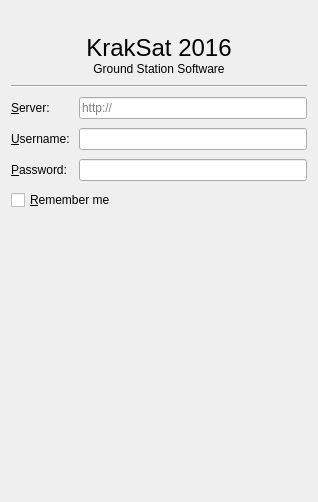
<?xml version="1.0" encoding="UTF-8"?>
<ui version="4.0">
 <class>LoginDialog</class>
 <widget class="QDialog" name="LoginDialog">
  <property name="geometry">
   <rect>
    <x>0</x>
    <y>0</y>
    <width>318</width>
    <height>502</height>
   </rect>
  </property>
  <property name="windowTitle">
   <string>Login to KrakSat Server</string>
  </property>
  <property name="windowOpacity">
   <double>1.000000000000000</double>
  </property>
  <layout class="QVBoxLayout" name="verticalLayout">
   <property name="spacing">
    <number>9</number>
   </property>
   <item>
    <widget class="QLabel" name="label">
     <property name="sizePolicy">
      <sizepolicy hsizetype="Preferred" vsizetype="Preferred">
       <horstretch>0</horstretch>
       <verstretch>0</verstretch>
      </sizepolicy>
     </property>
     <property name="minimumSize">
      <size>
       <width>150</width>
       <height>0</height>
      </size>
     </property>
     <property name="text">
      <string/>
     </property>
     <property name="pixmap">
      <pixmap resource="res/res.qrc">:/res/logo_150.png</pixmap>
     </property>
     <property name="scaledContents">
      <bool>false</bool>
     </property>
     <property name="alignment">
      <set>Qt::AlignCenter</set>
     </property>
    </widget>
   </item>
   <item>
    <widget class="QLabel" name="label_2">
     <property name="text">
      <string>&lt;html&gt;&lt;head/&gt;&lt;body&gt;&lt;p&gt;&lt;span style=&quot; font-size:18pt;&quot;&gt;KrakSat 2016&lt;br/&gt;&lt;/span&gt;Ground Station Software&lt;/p&gt;&lt;/body&gt;&lt;/html&gt;</string>
     </property>
     <property name="alignment">
      <set>Qt::AlignCenter</set>
     </property>
    </widget>
   </item>
   <item>
    <widget class="Line" name="line">
     <property name="orientation">
      <enum>Qt::Horizontal</enum>
     </property>
    </widget>
   </item>
   <item>
    <layout class="QFormLayout" name="formLayout">
     <item row="0" column="0">
      <widget class="QLabel" name="serverLabel">
       <property name="text">
        <string>&amp;Server:</string>
       </property>
       <property name="buddy">
        <cstring>serverEdit</cstring>
       </property>
      </widget>
     </item>
     <item row="0" column="1">
      <widget class="QLineEdit" name="serverEdit">
       <property name="placeholderText">
        <string>http://</string>
       </property>
      </widget>
     </item>
     <item row="1" column="0">
      <widget class="QLabel" name="usernameLabel">
       <property name="text">
        <string>&amp;Username:</string>
       </property>
       <property name="buddy">
        <cstring>usernameEdit</cstring>
       </property>
      </widget>
     </item>
     <item row="1" column="1">
      <widget class="QLineEdit" name="usernameEdit"/>
     </item>
     <item row="2" column="0">
      <widget class="QLabel" name="passwordLabel">
       <property name="text">
        <string>&amp;Password:</string>
       </property>
       <property name="buddy">
        <cstring>passwordEdit</cstring>
       </property>
      </widget>
     </item>
     <item row="2" column="1">
      <widget class="QLineEdit" name="passwordEdit">
       <property name="echoMode">
        <enum>QLineEdit::Password</enum>
       </property>
      </widget>
     </item>
    </layout>
   </item>
   <item>
    <widget class="QCheckBox" name="rememberCheckBox">
     <property name="text">
      <string>&amp;Remember me</string>
     </property>
    </widget>
   </item>
   <item>
    <spacer name="verticalSpacer">
     <property name="orientation">
      <enum>Qt::Vertical</enum>
     </property>
     <property name="sizeHint" stdset="0">
      <size>
       <width>20</width>
       <height>40</height>
      </size>
     </property>
    </spacer>
   </item>
   <item>
    <widget class="QDialogButtonBox" name="buttonBox">
     <property name="orientation">
      <enum>Qt::Horizontal</enum>
     </property>
    </widget>
   </item>
  </layout>
 </widget>
 <resources>
  <include location="res/res.qrc"/>
 </resources>
 <connections>
  <connection>
   <sender>buttonBox</sender>
   <signal>accepted()</signal>
   <receiver>LoginDialog</receiver>
   <slot>accept()</slot>
   <hints>
    <hint type="sourcelabel">
     <x>247</x>
     <y>553</y>
    </hint>
    <hint type="destinationlabel">
     <x>157</x>
     <y>274</y>
    </hint>
   </hints>
  </connection>
  <connection>
   <sender>buttonBox</sender>
   <signal>rejected()</signal>
   <receiver>LoginDialog</receiver>
   <slot>reject()</slot>
   <hints>
    <hint type="sourcelabel">
     <x>308</x>
     <y>553</y>
    </hint>
    <hint type="destinationlabel">
     <x>286</x>
     <y>274</y>
    </hint>
   </hints>
  </connection>
  <connection>
   <sender>serverEdit</sender>
   <signal>editingFinished()</signal>
   <receiver>LoginDialog</receiver>
   <slot>check_server_contents()</slot>
   <hints>
    <hint type="sourcelabel">
     <x>195</x>
     <y>349</y>
    </hint>
    <hint type="destinationlabel">
     <x>158</x>
     <y>280</y>
    </hint>
   </hints>
  </connection>
 </connections>
 <slots>
  <slot>check_server_contents()</slot>
 </slots>
</ui>
